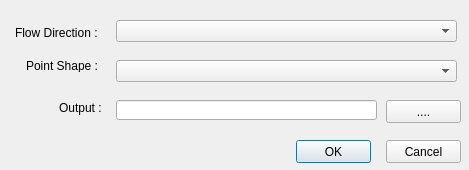
<?xml version="1.0" encoding="UTF-8"?>
<ui version="4.0">
 <class>WatershedDialogBase</class>
 <widget class="QDialog" name="WatershedDialogBase">
  <property name="geometry">
   <rect>
    <x>0</x>
    <y>0</y>
    <width>469</width>
    <height>170</height>
   </rect>
  </property>
  <property name="sizePolicy">
   <sizepolicy hsizetype="Preferred" vsizetype="Preferred">
    <horstretch>0</horstretch>
    <verstretch>0</verstretch>
   </sizepolicy>
  </property>
  <property name="windowTitle">
   <string>Watershed</string>
  </property>
  <widget class="QLineEdit" name="txtOutput">
   <property name="geometry">
    <rect>
     <x>116</x>
     <y>100</y>
     <width>261</width>
     <height>20</height>
    </rect>
   </property>
  </widget>
  <widget class="QComboBox" name="cmbLayers">
   <property name="geometry">
    <rect>
     <x>116</x>
     <y>20</y>
     <width>341</width>
     <height>22</height>
    </rect>
   </property>
  </widget>
  <widget class="QLabel" name="label">
   <property name="geometry">
    <rect>
     <x>15</x>
     <y>25</y>
     <width>91</width>
     <height>16</height>
    </rect>
   </property>
   <property name="text">
    <string>Flow Direction :</string>
   </property>
  </widget>
  <widget class="QComboBox" name="cmbShape">
   <property name="geometry">
    <rect>
     <x>116</x>
     <y>60</y>
     <width>341</width>
     <height>22</height>
    </rect>
   </property>
  </widget>
  <widget class="QPushButton" name="btnOK">
   <property name="geometry">
    <rect>
     <x>296</x>
     <y>140</y>
     <width>75</width>
     <height>23</height>
    </rect>
   </property>
   <property name="text">
    <string>OK</string>
   </property>
  </widget>
  <widget class="QPushButton" name="btnOpenDialog">
   <property name="geometry">
    <rect>
     <x>386</x>
     <y>100</y>
     <width>75</width>
     <height>23</height>
    </rect>
   </property>
   <property name="text">
    <string>....</string>
   </property>
  </widget>
  <widget class="QPushButton" name="btnCancel">
   <property name="geometry">
    <rect>
     <x>386</x>
     <y>140</y>
     <width>75</width>
     <height>23</height>
    </rect>
   </property>
   <property name="text">
    <string>Cancel</string>
   </property>
  </widget>
  <widget class="QLabel" name="label_2">
   <property name="geometry">
    <rect>
     <x>59</x>
     <y>100</y>
     <width>81</width>
     <height>16</height>
    </rect>
   </property>
   <property name="frameShadow">
    <enum>QFrame::Plain</enum>
   </property>
   <property name="text">
    <string>Output :</string>
   </property>
  </widget>
  <widget class="QLabel" name="label_3">
   <property name="geometry">
    <rect>
     <x>26</x>
     <y>60</y>
     <width>80</width>
     <height>12</height>
    </rect>
   </property>
   <property name="text">
    <string>Point Shape :</string>
   </property>
  </widget>
 </widget>
 <resources/>
 <connections/>
</ui>
